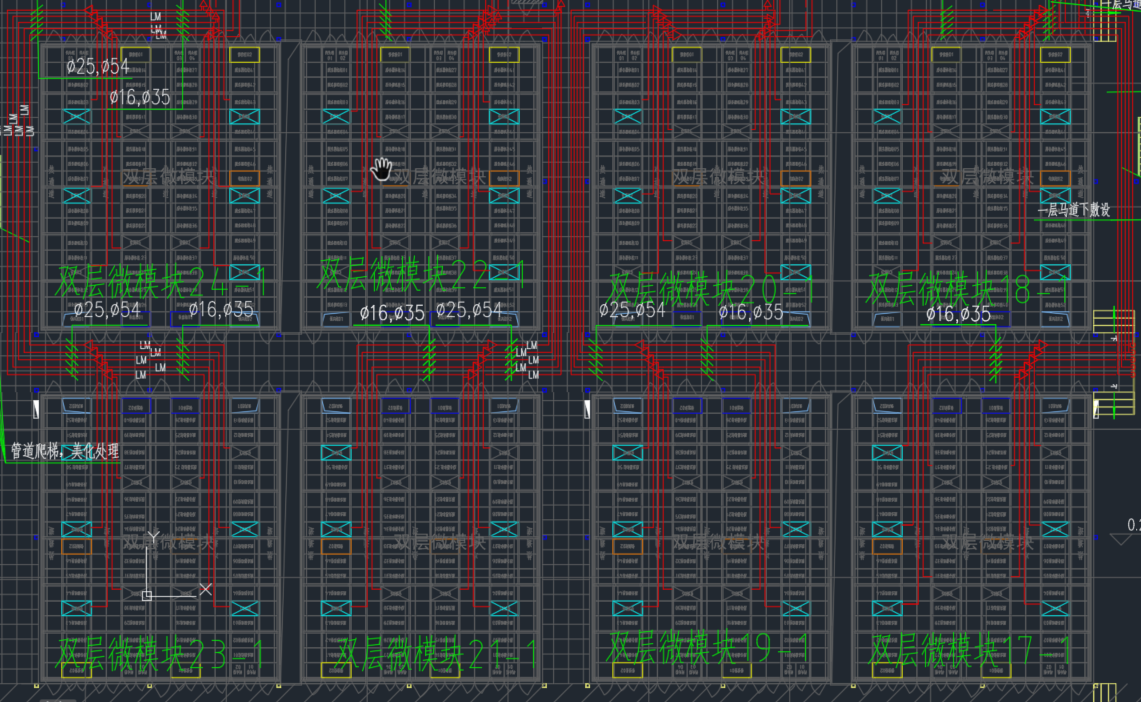
#> input picture img.jpg, 1141 x 702 px; its folder holds only this picture in this run
$ python run.py
#> lines starting #> are read from the running program, lines starting #| are printed output that depends on the picture; after the words box and inside, x2 and y2 are one past the last pixel; in counts of white or black regions, pixels touching at a corner belong together
import cv2
import numpy as np
import matplotlib.pyplot as plt


def pic_plt(pic_file, plt_file, color_l, color_h, size):
    '''
    把图片中的特定颜色重新绘制为matplotlib的散点图
    :param pic_file: 传入图片路径
    :param plt_file: 保存名称
    :param color_l: 色值min值
    :param color_h: 色值max值
    :param size: 点大小
    :return: 保存路径
    '''
#> called with pic_file = 'img.jpg', plt_file = 'out', size = 0.5
    img = cv2.imread(pic_file)
#> img is the input picture: shape (702, 1141, 3); mean B, G, R 60.6, 57.7, 56.7
    img = cv2.flip(img, flipCode=0)
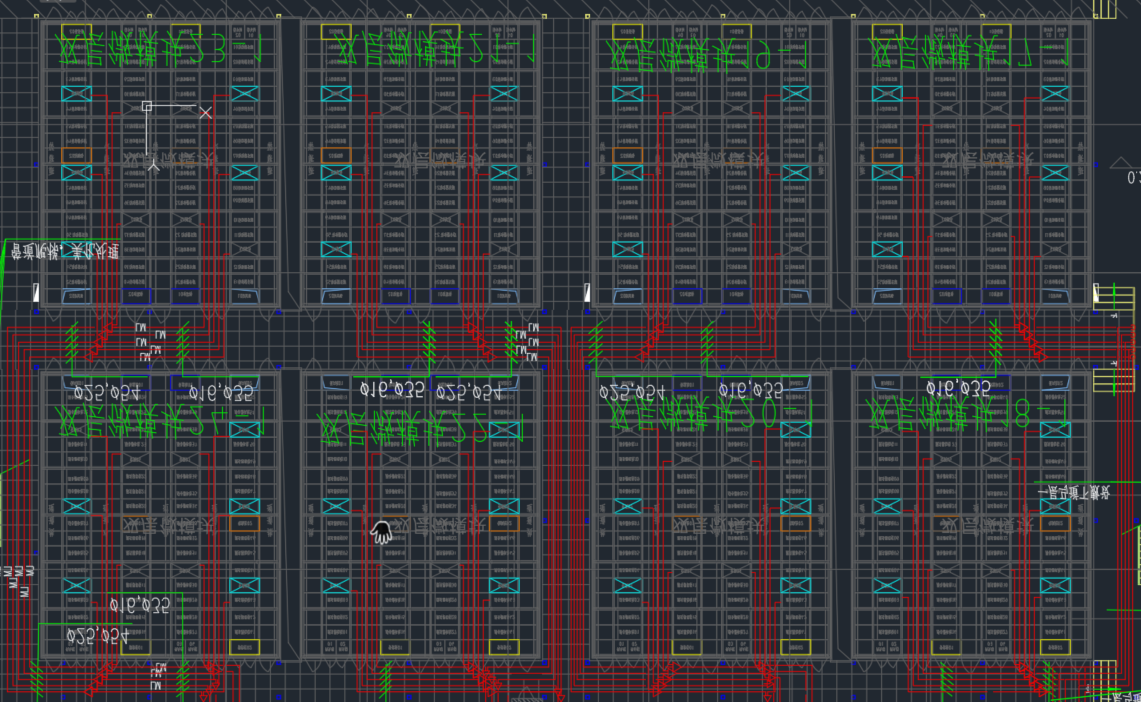
#> img: shape (702, 1141, 3); mean B, G, R 60.6, 57.7, 56.7
    hsv = cv2.cvtColor(img, cv2.COLOR_BGR2HSV)
#> hsv: shape (702, 1141, 3); mean H, S, V 108.7, 70.6, 71
    color_list_l = np.array([color_l])
    color_list_h = np.array([color_h])
    mask = cv2.inRange(hsv, color_list_l, color_list_h)
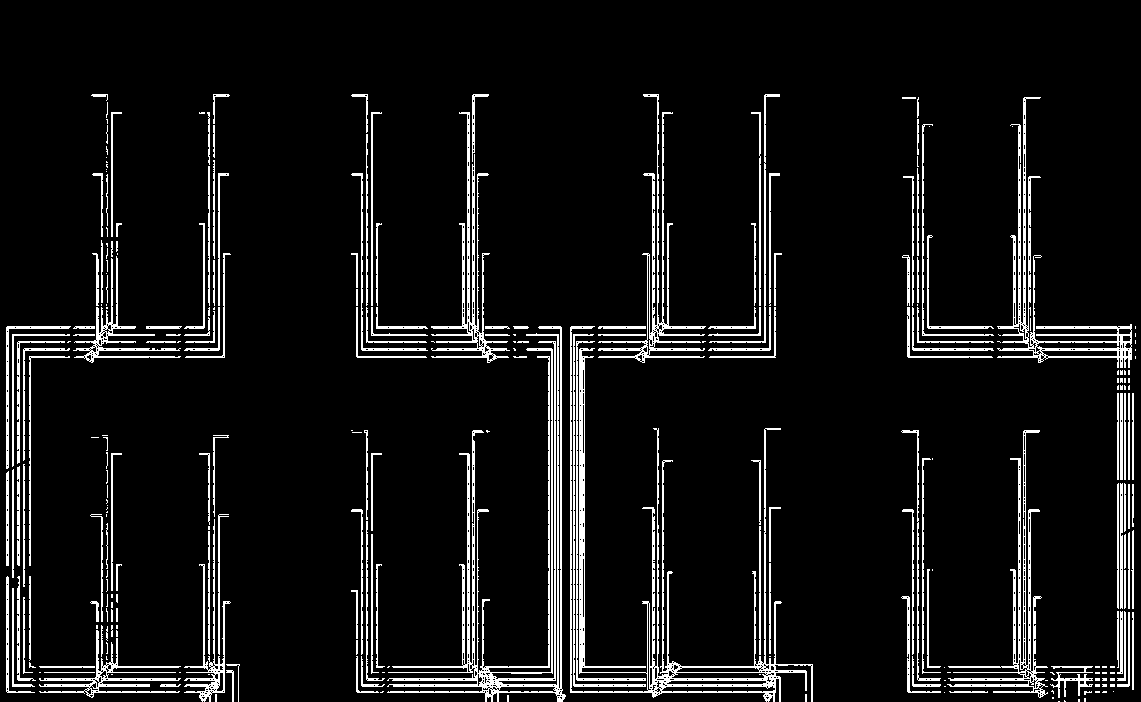
#> mask: shape (702, 1141); 7.5% white in thin lines or dots, all inside (x1, y1, x2, y2) = (6, 94, 1136, 702)
    # [4 lines of commented-out code are left out]
    cv2.waitKey(0)
    cv2.destroyAllWindows()
    xy = np.column_stack(np.where(mask))
#> xy = 60287 pairs, first value 94 to 701, second value 6 to 1135
    x, y = [], []
    for i in xy:
        y.append(i[0])
        x.append(i[1])
#> this loop made 60287 passes
#> i on passes 1 to 3: [94, 92], [94, 93], [94, 94]
#> after the loop, x = 60287 items; y = 60287 items
    plt.scatter(x, y, s=size)
    plt.savefig(f'{plt_file}.jpg')
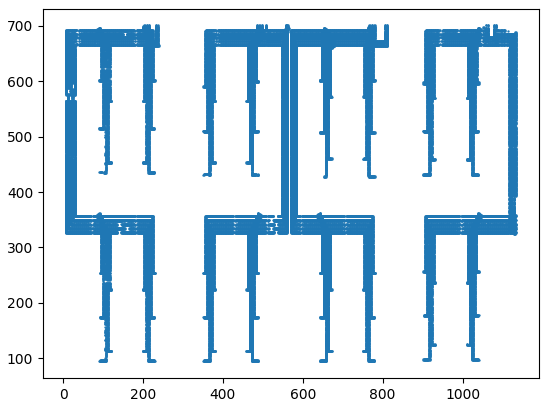
#> figure drawn by matplotlib, 1 panel
    print(f'图片保存到{plt_file}.jpg')
    plt.show()
    return plt_file + '.jpg'


pic_plt(pic_file='img.jpg', plt_file='out', color_l=[156, 43, 46], color_h=[180, 255, 255], size=0.5)
